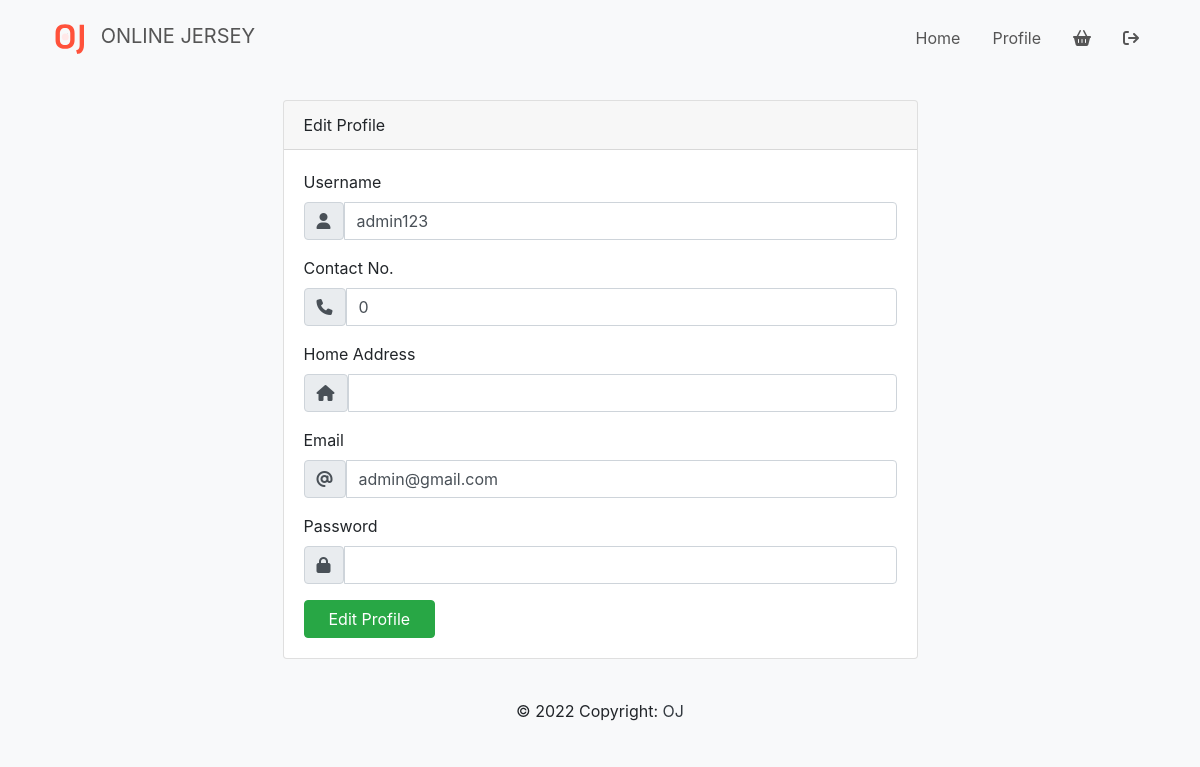
The app's page /products/account.php (signed in) with its own data.
### tables this page shows
CREATE TABLE `user` (
  `user_id` int NOT NULL,
  `role_id` int DEFAULT NULL,
  `user_name` varchar(255) NOT NULL,
  `user_contact` int NOT NULL,
  `user_address` varchar(255) NOT NULL,
  `user_password` varchar(255) NOT NULL,
  `user_email` varchar(200) DEFAULT NULL
);

### products/account.php (the view, shortened to what this page needs)
<?php
include('connection.php');
if(isset ($_SESSION["id"])) {
?>
<!doctype html>
<html lang="en">
  <head>
    <?php include('layouts/header.php') ?>
  </head>
  <body class="bg-light">
      <?php include('layouts/navbar.php'); ?>
       <div class="container">
          <div class="row justify-content-center">
          <div class="col-md-7">
          <div class="card">
            <div class="card-header">
              Edit Profile
            </div>
            <div class="card-body">
            <form method="POST" action="account.php">
            <?php
            $sql = mysqli_query($conn, "select * from user where user_id='".$_SESSION["id"]."'");
            while($data=mysqli_fetch_array($sql, MYSQLI_BOTH))
            { ?>
            <label for="username" class="form-label">Username</label>
            <div class="input-group mb-3">
            <span class="input-group-text" id="username"><i class="fa fa-user"></i></span>
            <input type="text" class="form-control" id="username" name="username" value="<?php echo $data['user_name']?>">
            </div>
            <label for="contact" class="form-label">Contact No.</label>
            <div class="input-group mb-3">
            <span class="input-group-text" id="contact"><i class="fa-solid fa-phone"></i></span>
            <input type="number" class="form-control" id="contact" name="contact" value="<?php echo $data['user_contact']?>">
            </div>
            <label for="address" class="form-label">Home Address</label>
            <div class="input-group mb-3">
            <span class="input-group-text" id="address"><i class="fa-solid fa-house"></i></i></span>
            <input type="text" class="form-control" id="address" name="address" value="<?php echo $data['user_address']?>">
            </div>
            <label for="email" class="form-label">Email</label>
            <div class="input-group mb-3">
            <span class="input-group-text" id="email"><i class="fa-solid fa-at"></i></span>
            <input type="text" class="form-control" id="email" name="email" value="<?php echo $data['user_email']?>">
            </div>
            <label for="password" class="form-label">Password</label>
            <div class="input-group mb-3">
            <span class="input-group-text" id="password"><i class="fa fa-lock"></i></span>
            <input type="password" class="form-control" id="password" name="password">
            </div>
            <?php
            } ?>
            <div class="row">
              <div class="col">
                <button type="submit" name="submit" class="btn btn-success px-4">
                    Edit Profile
                </button>
              </div>
            </div>
            </div>
            </div>
        </div>
          </div>
        </div>
    <?php include('layouts/footer.php'); ?>
  </body>
</html>
<?php } ?>

### records on screen
user: username "admin123", contact "0", email "admin@gmail.com"
